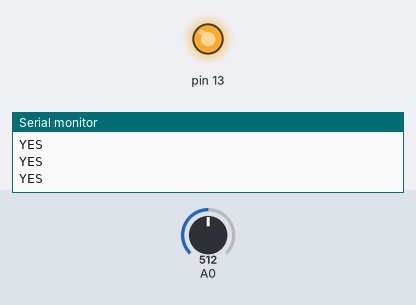
Simulated run of this sketch. Board: Arduino Uno, built with avr-gcc and run on an emulated ATmega328P. On the bench: output pins drawn as LEDs (lit = HIGH), the last lines printed to the serial monitor. The inputs (shaded band) are chosen by the test bench; at power-on: A0 = 512.

Above: at 1.2 s.
1.3 s: A0 set to 216
2.8 s: A0 set to 185
At 3.7 s:
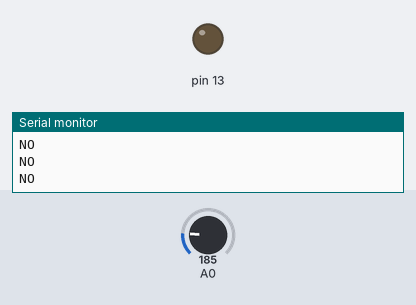
4.3 s: A0 set to 210
At 4.8 s:
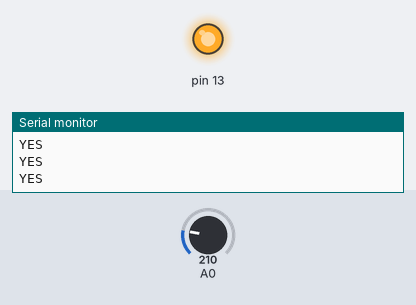
Timing chart, 0 to 7.3 s (numbered marks = the images above; inputs shaded):
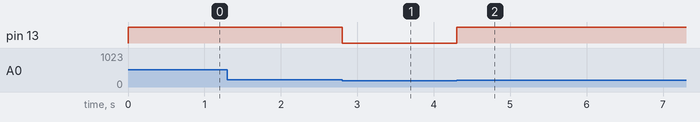

Measured:
- the behaviour switches between 201 and 200 on A0 (found by bisection; images 0 and 1)
- after the input at 2.8 s, pin 13: HIGH → LOW at once
- after the input at 4.3 s, pin 13: LOW → HIGH at once

The sketch:

c05_15_analogInput_print.ino
```cpp
int val = 0;

void setup() {
  Serial.begin(9600);
  pinMode(13, OUTPUT);
}

void loop() {
  val = analogRead(A0);

  if (val > 200) {
    digitalWrite(13, HIGH);
    Serial.println("YES");
  } else {
    digitalWrite(13, LOW);
    Serial.println("NO");
  }
}
```
